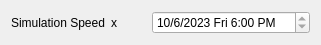
   <widget class="QWidget" name="horizontalLayoutWidget_2">
    <property name="geometry">
     <rect>
      <x>680</x>
      <y>10</y>
      <width>321</width>
      <height>31</height>
     </rect>
    </property>
    <layout class="QHBoxLayout" name="horizontalLayout_2">
     <item>
      <widget class="QLabel" name="simulationSpeed">
       <property name="text">
        <string>Simulation Speed</string>
       </property>
      </widget>
     </item>
     <item>
      <widget class="QLabel" name="simulationSpeed_O">
       <property name="text">
        <string>x</string>
       </property>
      </widget>
     </item>
     <item>
      <spacer name="horizontalSpacer">
       <property name="orientation">
        <enum>Qt::Horizontal</enum>
       </property>
       <property name="sizeHint" stdset="0">
        <size>
         <width>40</width>
         <height>20</height>
        </size>
       </property>
      </spacer>
     </item>
     <item>
      <widget class="QDateTimeEdit" name="dateTime">
       <property name="wrapping">
        <bool>false</bool>
       </property>
       <property name="readOnly">
        <bool>true</bool>
       </property>
       <property name="date">
        <date>
         <year>2023</year>
         <month>10</month>
         <day>6</day>
        </date>
       </property>
       <property name="time">
        <time>
         <hour>18</hour>
         <minute>0</minute>
         <second>0</second>
        </time>
       </property>
       <property name="displayFormat">
        <string>M/d/yyyy ddd h:mm AP</string>
       </property>
      </widget>
     </item>
    </layout>
   </widget>
